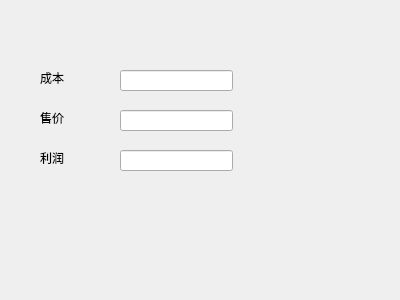
<?xml version="1.0" encoding="UTF-8"?>
<ui version="4.0">
 <class>CommodityWidget</class>
 <widget class="QWidget" name="CommodityWidget">
  <property name="geometry">
   <rect>
    <x>0</x>
    <y>0</y>
    <width>400</width>
    <height>300</height>
   </rect>
  </property>
  <property name="windowTitle">
   <string>Form</string>
  </property>
  <widget class="QLineEdit" name="line_costing">
   <property name="geometry">
    <rect>
     <x>120</x>
     <y>70</y>
     <width>113</width>
     <height>21</height>
    </rect>
   </property>
  </widget>
  <widget class="QLineEdit" name="line_profit">
   <property name="geometry">
    <rect>
     <x>120</x>
     <y>150</y>
     <width>113</width>
     <height>21</height>
    </rect>
   </property>
  </widget>
  <widget class="QLineEdit" name="line_price">
   <property name="geometry">
    <rect>
     <x>120</x>
     <y>110</y>
     <width>113</width>
     <height>21</height>
    </rect>
   </property>
  </widget>
  <widget class="QLabel" name="label">
   <property name="geometry">
    <rect>
     <x>40</x>
     <y>70</y>
     <width>72</width>
     <height>15</height>
    </rect>
   </property>
   <property name="text">
    <string>成本</string>
   </property>
  </widget>
  <widget class="QLabel" name="label_2">
   <property name="geometry">
    <rect>
     <x>40</x>
     <y>110</y>
     <width>72</width>
     <height>15</height>
    </rect>
   </property>
   <property name="text">
    <string>售价</string>
   </property>
  </widget>
  <widget class="QLabel" name="label_3">
   <property name="geometry">
    <rect>
     <x>40</x>
     <y>150</y>
     <width>72</width>
     <height>15</height>
    </rect>
   </property>
   <property name="text">
    <string>利润</string>
   </property>
  </widget>
 </widget>
 <resources/>
 <connections/>
</ui>
